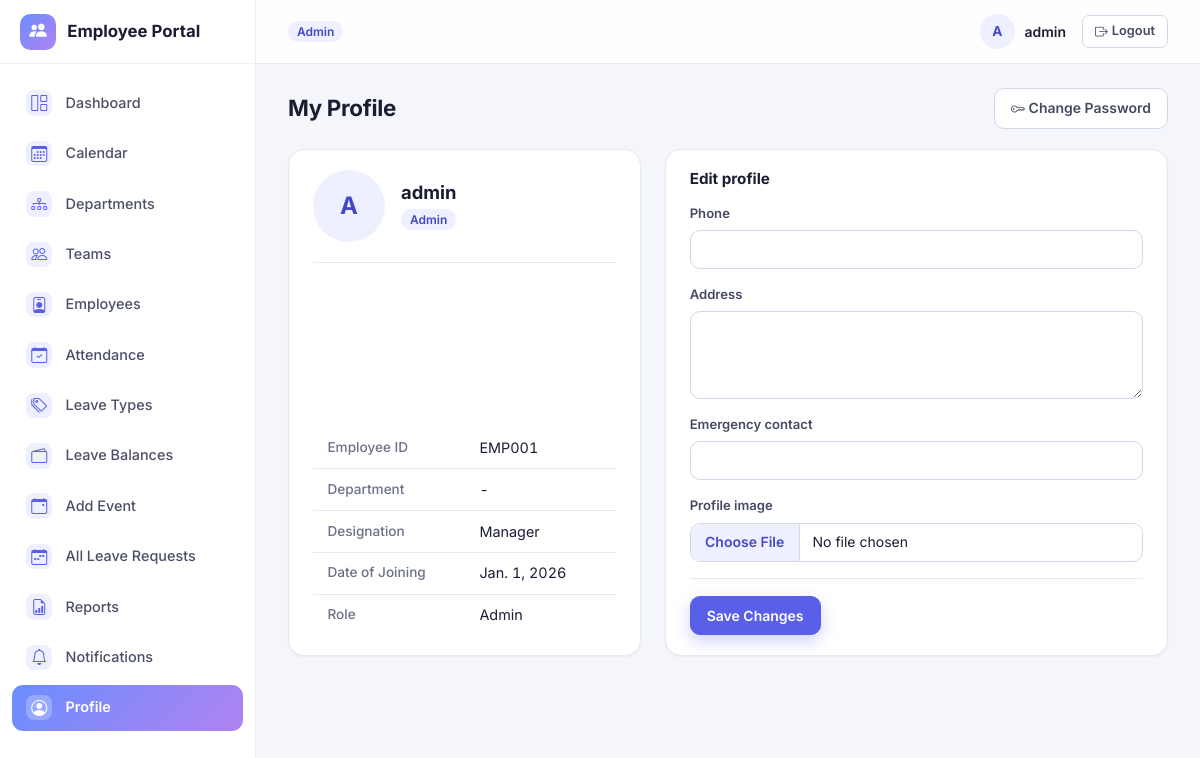
The page /accounts/profile/ (signed in) on the database its author committed.
### accounts/models.py (models this page shows, shortened)
class User(AbstractUser):
    class Role(models.TextChoices):
        ADMIN = 'ADMIN', 'Admin'
        HR = 'HR', 'HR'
        TEAM_LEAD = 'TEAM_LEAD', 'Team Lead'
        EMPLOYEE = 'EMPLOYEE', 'Employee'
    role = models.CharField(max_length=20, choices=Role.choices, default=Role.EMPLOYEE)
    phone = models.CharField(max_length=20, blank=True)
    address = models.TextField(blank=True)
    emergency_contact = models.CharField(max_length=100, blank=True)
    profile_image = models.ImageField(upload_to='profile_images/', blank=True, null=True)
    def is_team_lead(self):
        return self.role == self.Role.TEAM_LEAD
    def can_manage_employees(self):
        return self.role in (self.Role.ADMIN, self.Role.HR)

### employeeApp/models/employees.py (models this page shows, shortened)
class Employee(models.Model):
    class EmploymentStatus(models.TextChoices):
        ACTIVE='ACTIVE','Active'
        INACTIVE='INACTIVE','Inactive'
    user=models.OneToOneField(settings.AUTH_USER_MODEL, on_delete=models.CASCADE, related_name='employee_profile')
    employee_id=models.CharField(max_length=20, unique=True)
    full_name=models.CharField(max_length=150)
    email=models.EmailField(unique=True)
    phone=models.CharField(max_length=20, blank=True)
    date_of_joining=models.DateField()
    designation=models.CharField(max_length=100)
    team=models.ForeignKey(Team, on_delete=models.SET_NULL,null=True,blank=True,related_name='employees')
    reporting_team_lead=models.ForeignKey(
        settings.AUTH_USER_MODEL,on_delete=models.SET_NULL, null=True, blank=True,
        related_name='direct_reports', limit_choices_to={'role': 'TEAM_LEAD'}
    )
    employment_status=models.CharField(max_length=10,choices=EmploymentStatus.choices,default=EmploymentStatus.ACTIVE)
    created_at=models.DateTimeField(auto_now_add=True)
    class Meta:
        ordering=['full_name']
    @property
    def department(self):
        return self.team.department if self.team else None

### accounts/views.py (the view)
# urls.py: path('profile/', views.profile_view, name='profile'),
@login_required
def profile_view(request):
    if request.method == 'POST':
        form = ProfileForm(request.POST, request.FILES, instance=request.user)
        if form.is_valid():
            form.save()
            messages.success(request, 'Profile updated successfully.')
            return redirect('accounts:profile')
    else:
        form = ProfileForm(instance=request.user)
    return render(request, 'accounts/profile.html', {'form': form})

### accounts/forms.py
class ProfileForm(forms.ModelForm):
    class Meta:
        model=User
        fields=['phone','address','emergency_contact','profile_image']
        widgets = {
            'phone': forms.TextInput(attrs={'class':'form-control'}),
            'address': forms.Textarea(attrs={'class': 'form-control','rows': 3}),
            'emergency_contact': forms.TextInput(attrs={'class':'form-control'}),
            'profile_image': forms.ClearableFileInput(attrs={'class':'form-control'}),
        }

### employeeApp/context_processors.py (called while the page is built)
def unread_notifications(request):
    if request.user.is_authenticated:
        qs = Notification.objects.filter(user=request.user, is_read=False)
        return {
            'unread_notification_count': qs.count(),
            'recent_notifications': qs[:5],
        }
    return {'unread_notification_count': 0, 'recent_notifications': []}

### employeeApp/templates/accounts/profile.html (shortened to what this page needs)
{% extends 'base.html' %}
{% block content %}
<div class="page-header">
    <h1>My Profile</h1>
    <a href="{% url 'accounts:password_change' %}" class="btn btn-outline-secondary"><i class="bi bi-key"></i> Change Password</a>
</div>
<div class="row g-4">
    <div class="col-lg-5">
        <div class="table-card h-100">
            <div class="profile-head">
                <span class="avatar avatar-lg">{% if user.profile_image %}<img src="{{ user.profile_image.url }}" alt="">{% else %}{{ user.get_full_name|default:user.username|slice:":1"|upper }}{% endif %}</span>
                <div>
                    <h2>{{ user.get_full_name|default:user.username }}</h2>
                    <span class="badge role-badge">{{ user.get_role_display }}</span>
                </div>
            </div>
            <table class="table table-borderless table-sm mb-0">
                <tr><th>Employee ID</th><td>{{ user.employee_profile.employee_id|default:"-" }}</td></tr>
                <tr><th>Department</th><td>{{ user.employee_profile.department|default:"-" }}</td></tr>
                <tr><th>Designation</th><td>{{ user.employee_profile.designation|default:"-" }}</td></tr>
                <tr><th>Date of Joining</th><td>{{ user.employee_profile.date_of_joining|default:"-" }}</td></tr>
                <tr><th>Role</th><td>{{ user.get_role_display }}</td></tr>
            </table>
        </div>
    </div>
    <div class="col-lg-7">
        <div class="table-card h-100">
            <h6 class="mb-3">Edit profile</h6>
            <form method="post" enctype="multipart/form-data">
                {% for field in form %}
                <div class="mb-3">
                    <label class="form-label">{{ field.label }}</label>
                    {{ field }}
                </div>
                {% endfor %}
                <div class="form-actions">
                    <button type="submit" class="btn btn-primary">Save Changes</button>
                </div>
            </form>
        </div>
    </div>
</div>
{% endblock %}

### employeeApp/templates/base.html (shortened to what this page needs)
{% load static %}
<!DOCTYPE html>
<html lang="en">
<head>
    <link href="https://cdn.jsdelivr.net/npm/bootstrap@5.3.3/dist/css/bootstrap.min.css" rel="stylesheet">
    <link rel="stylesheet" href="https://cdn.jsdelivr.net/npm/bootstrap-icons@1.11.3/font/bootstrap-icons.css">
    <link rel="stylesheet" href="https://cdn.jsdelivr.net/npm/datatables.net-bs5@1.13.11/css/dataTables.bootstrap5.min.css">
    <link rel="stylesheet" href="https://cdn.jsdelivr.net/npm/datatables.net-responsive-bs5@2.5.1/css/responsive.bootstrap5.min.css">
    <link rel="stylesheet" href="{% static 'employeeApp/style.css' %}">
</head>
<body>
{% if user.is_authenticated %}
<div class="app-shell">
    <aside class="sidebar" id="app-sidebar" aria-label="Main navigation">
        <div class="sidebar-brand">
            <span class="brand-mark"><i class="bi bi-people-fill"></i></span>
            <span>Employee Portal</span>
        </div>
        <nav class="sidebar-nav">
            <a href="{% url 'accounts:redirect_dashboard' %}" class="nav-link {% if 'dashboard' in request.path %}active{% endif %}">
                <i class="bi bi-grid-1x2"></i> Dashboard
            </a>
            <a href="{% url 'employeeApp:calendar_view' %}" class="nav-link {% if 'calendar' in request.path %}active{% endif %}">
                <i class="bi bi-calendar3"></i> Calendar
            </a>
            {% if user.can_manage_employees %}
            <a href="{% url 'employeeApp:department_list' %}" class="nav-link {% if 'departments' in request.path %}active{% endif %}">
                <i class="bi bi-diagram-3"></i> Departments
            </a>
            <a href="{% url 'employeeApp:team_list' %}" class="nav-link {% if 'teams' in request.path %}active{% endif %}">
                <i class="bi bi-people"></i> Teams
            </a>
            {% endif %}
            <a href="{% url 'employeeApp:employee_list' %}" class="nav-link {% if 'employees' in request.path %}active{% endif %}">
                <i class="bi bi-person-badge"></i> Employees
            </a>
            <a href="{% if user.is_team_lead or user.can_manage_employees %}{% url 'employeeApp:attendance_list' %}{% else %}{% url 'employeeApp:my_attendance' %}{% endif %}" class="nav-link ">
                <i class="bi bi-calendar-check"></i> Attendance
            </a>
            {% if user.can_manage_employees %}
            <a href="{% url 'employeeApp:leave_type_list' %}" class="nav-link {% if 'leave-types' in request.path %}active{% endif %}">
                <i class="bi bi-tags"></i> Leave Types
            </a>
            <a href="{% url 'employeeApp:leave_balance_list' %}" class="nav-link {% if 'leave-balances' in request.path %}active{% endif %}">
                <i class="bi bi-wallet2"></i> Leave Balances
            </a>
            <a href="{% url 'employeeApp:calendar_event_list' %}" class="nav-link {% if 'calendar-events' in request.path %}active{% endif %}">
                <i class="bi bi-calendar-event"></i> Add Event
            </a>
            <a href="{% url 'employeeApp:all_leave_requests' %}" class="nav-link {% if 'leave/all' in request.path %}active{% endif %}">
                <i class="bi bi-calendar-week"></i> All Leave Requests
            </a>
            {% elif user.is_team_lead %}
            <a href="{% url 'employeeApp:team_leave_requests' %}" class="nav-link {% if 'leave/team' in request.path %}active{% endif %}">
                <i class="bi bi-calendar-week"></i> Team Leave Requests
            </a>
            {% endif %}
            <a href="{% url 'employeeApp:attendance_report' %}" class="nav-link {% if 'reports' in request.path %}active{% endif %}">
                <i class="bi bi-file-earmark-bar-graph"></i> Reports
            </a>
            <a href="{% url 'employeeApp:notification_list' %}" class="nav-link {% if 'notifications' in request.path %}active{% endif %}">
                <i class="bi bi-bell"></i> Notifications
            </a>
            <a href="{% url 'accounts:profile' %}" class="nav-link {% if 'profile' in request.path or 'password-change' in request.path %}active{% endif %}">
                <i class="bi bi-person-circle"></i> Profile
            </a>
        </nav>
    </aside>
    <div class="main-col">
        <header class="topbar">
            <div class="topbar-role">
                <span class="badge role-badge">{{ user.get_role_display }}</span>
            </div>
            <div class="topbar-user">
                <div class="user-chip">
                    <span class="avatar">{% if user.profile_image %}<img src="{{ user.profile_image.url }}" alt="">{% else %}{{ user.get_full_name|default:user.username|slice:":1"|upper }}{% endif %}</span>
                    <span class="user-name">{{ user.get_full_name|default:user.username }}</span>
                </div>
                <a href="{% url 'accounts:logout' %}" class="btn btn-sm btn-outline-secondary btn-logout" aria-label="Log out"><i class="bi bi-box-arrow-right"></i><span class="d-none d-sm-inline ms-1">Logout</span></a>
            </div>
        </header>
        <main class="content">
            {% block content %}{% endblock %}
        </main>
    </div>
</div>
{% endif %}
</body>
</html>

### rows shown on the page
User: role "Admin", get_full_name "A", get_full_name "admin", employee_profile.employee_id "EMP001", employee_profile.department "-", employee_profile.designation "Manager", employee_profile.date_of_joining "Jan. 1, 2026"

### other values the page prints
{{ field.label }} "Phone" "Address" "Emergency contact" "Profile image"
